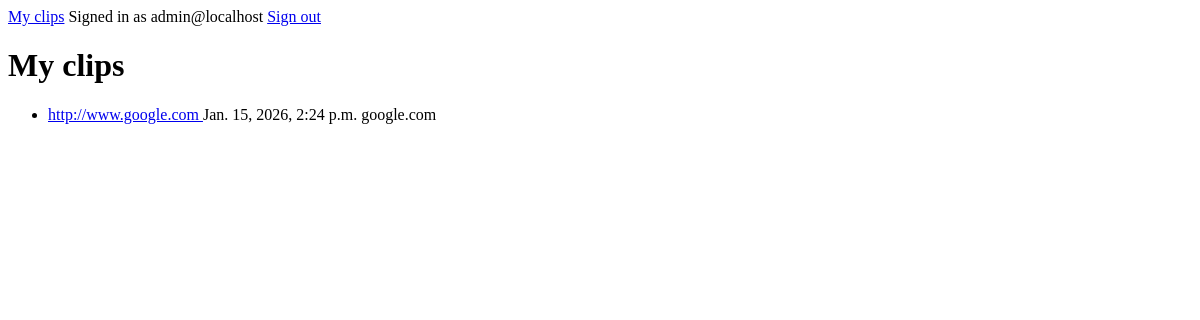
Page /clips/ (signed in) on the earlier database version.
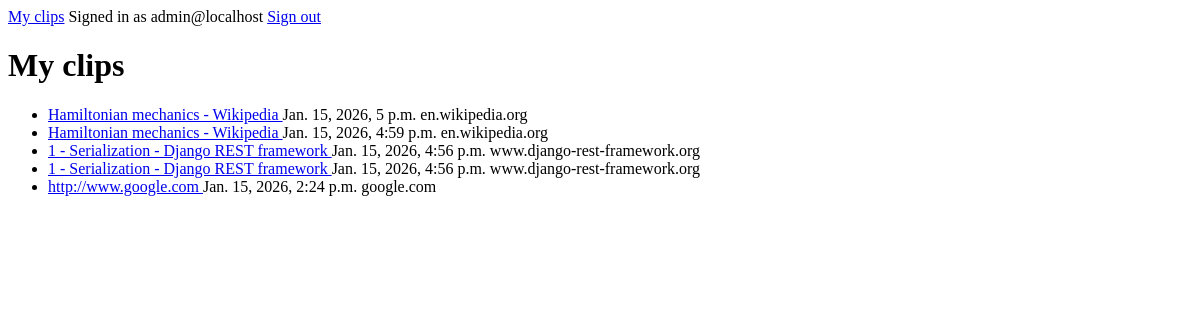
Same page on the later database version.
### apps/clips/models.py (models this page shows, shortened)
class Clip(models.Model):
    id = models.UUIDField(primary_key=True, default=uuid.uuid4, editable=False)
    user = models.ForeignKey(settings.AUTH_USER_MODEL, on_delete=models.CASCADE, related_name="clips")
    title = models.CharField(max_length=255, blank=True)
    url = models.URLField()
    domain = models.CharField(max_length=255)
    raw_content = models.TextField()
    normalized_text = models.TextField()
    notes = models.TextField(blank=True, null=True)
    labels = models.ManyToManyField(Label, through="ClipLabel", related_name="clips")
    created_at = models.DateTimeField(auto_now_add=True)
    updated_at = models.DateTimeField(auto_now=True)
    class Meta:
        indexes = [
            models.Index(fields=["user", "created_at"]),
            models.Index(fields=["user", "domain"]),
        ]
        ordering = ["-created_at"]

### apps/clips/views.py (the view)
# urls.py: path("", ClipListView.as_view(), name="list"),
class ClipListView(LoginRequiredMixin, ListView):
    model = Clip
    template_name = "clips/list.html"
    context_object_name = "clips"
    def get_queryset(self):
        return (
            Clip.objects.filter(user=self.request.user)
            .select_related("user")
            .prefetch_related("labels")
        )

### apps/clips/templates/clips/list.html (shortened to what this page needs)
{% extends "base.html" %}
{% block content %}
  <h1>My clips</h1>
  {% if clips %}
    <ul>
      {% for clip in clips %}
        <li>
          <a href="{% url 'clips_web:detail' clip.id %}">
            {{ clip.title|default:clip.url }}
          </a>
          <span>{{ clip.created_at }}</span>
          <span>{{ clip.domain }}</span>
        </li>
      {% endfor %}
    </ul>
  {% else %}
    <p>No clips yet.</p>
  {% endif %}
{% endblock %}

Differences in the rows shown:
added Clip: title "Hamiltonian mechanics - Wikipedia", created_at "Jan. 15, 2026, 5 p.m.", domain "en.wikipedia.org"
added Clip: title "Hamiltonian mechanics - Wikipedia", created_at "Jan. 15, 2026, 4:59 p.m.", domain "en.wikipedia.org"
added Clip: title "1 - Serialization - Django REST framework", created_at "Jan. 15, 2026, 4:56 p.m.", domain "www.django-rest-framework.org"
added Clip: title "1 - Serialization - Django REST framework", created_at "Jan. 15, 2026, 4:56 p.m.", domain "www.django-rest-framework.org"
